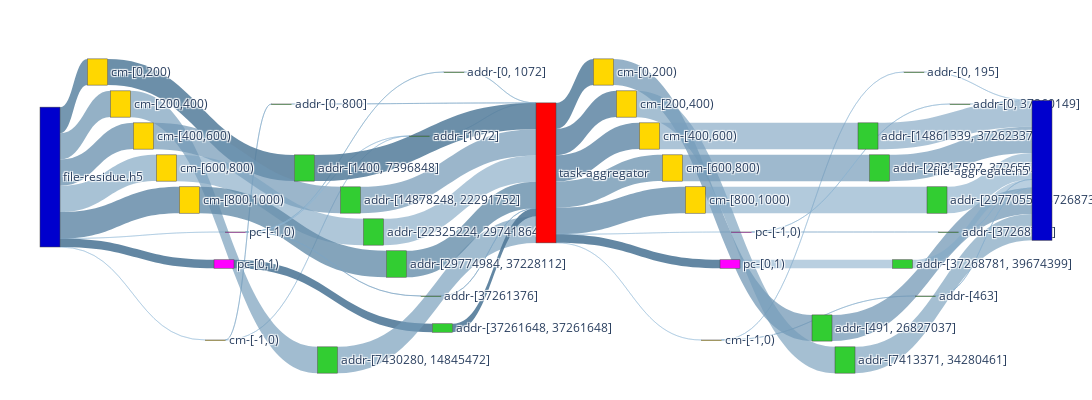

Notebook source saved alongside this figure:
### Code cell
AGG = nx.compose(G_AGG_R, G_AGG_W) 

agg_nodes, agg_nodes_dict = get_nodes_for_sankey(AGG,rm_tags=['agg_r','agg_w'])

agg_links = get_links_for_sankey(AGG, agg_nodes_dict)
fig = go.Figure(go.Sankey(
            node = agg_nodes,
            link = agg_links, orientation='h'))

fig.update_layout(
    autosize=False,
    width=1600,
    height=400,
    margin=dict(
        l=40,
        r=40,
        b=40,
        t=40,
        pad=2
    ),
)
fig.show()
fig.write_html(f"{IMAGE_PATH}/sankey-grouped-agg-vol-vfd.html")

### Figure 1 — Plotly figure (JSON) as saved in the notebook; plotly's stock layout.template omitted (floating-point values rounded to 4 significant figures)
{"data": [{"link": {"color": ["rgba(146.07843137254903, 186.07843137254903, 216.07843137254903, 0.4294117647058824)", "rgba(91.1764705882353, 131.1764705882353, 161.1764705882353, 0.8411764705882353)", "rgba(106.86274509803923, 146.86274509803923, 176.86274509803923, 0.723529411764706)", "rgba(102.94117647058823, 142.94117647058823, 172.94117647058823, 0.7529411764705882)", "rgba(118.62745098039215, 158.62745098039215, 188.62745098039215, 0.6352941176470588)", "rgba(95.09803921568627, 135.09803921568627, 165.09803921568627, 0.8117647058823529)", "rgba(146.07843137254903, 186.07843137254903, 216.07843137254903, 0.4294117647058824)", "rgba(83.33333333333333, 123.33333333333333, 153.33333333333331, 0.9)", "rgba(130.39215686274508, 170.39215686274508, 200.39215686274508, 0.5470588235294118)", "rgba(142.15686274509804, 182.15686274509804, 212.15686274509804, 0.45882352941176474)", "rgba(87.25490196078431, 127.25490196078431, 157.2549019607843, 0.8705882352941177)", "rgba(114.70588235294117, 154.70588235294116, 184.70588235294116, 0.6647058823529413)", "rgba(110.7843137254902, 150.7843137254902, 180.7843137254902, 0.6941176470588235)", "rgba(122.54901960784314, 162.54901960784315, 192.54901960784315, 0.6058823529411765)", "rgba(99.01960784313727, 139.01960784313727, 169.01960784313727, 0.7823529411764706)", "rgba(134.31372549019608, 174.31372549019608, 204.31372549019608, 0.5176470588235295)", "rgba(142.15686274509804, 182.15686274509804, 212.15686274509804, 0.45882352941176474)", "rgba(126.47058823529412, 166.47058823529412, 196.47058823529412, 0.5764705882352942)", "rgba(83.33333333333333, 123.33333333333333, 153.33333333333331, 0.9)", "rgba(130.39215686274508, 170.39215686274508, 200.39215686274508, 0.5470588235294118)", "rgba(138.23529411764707, 178.23529411764707, 208.23529411764707, 0.4882352941176471)", "rgba(87.25490196078431, 127.25490196078431, 157.2549019607843, 0.8705882352941177)", "rgba(114.70588235294117, 154.70588235294116, 184.70588235294116, 0.6647058823529413)", "rgba(110.7843137254902, 150.7843137254902, 180.7843137254902, 0.6941176470588235)", "rgba(122.54901960784314, 162.54901960784315, 192.54901960784315, 0.6058823529411765)", "rgba(99.01960784313727, 139.01960784313727, 169.01960784313727, 0.7823529411764706)", "rgba(134.31372549019608, 174.31372549019608, 204.31372549019608, 0.5176470588235295)", "rgba(83.33333333333333, 123.33333333333333, 153.33333333333331, 0.9)", "rgba(126.47058823529412, 166.47058823529412, 196.47058823529412, 0.5764705882352942)", "rgba(145.83333333333334, 185.83333333333334, 215.83333333333334, 0.43125)", "rgba(87.5, 127.5, 157.5, 0.86875)", "rgba(91.66666666666666, 131.66666666666666, 161.66666666666666, 0.8375)", "rgba(95.83333333333334, 135.83333333333334, 165.83333333333334, 0.80625)", "rgba(104.16666666666666, 144.16666666666666, 174.16666666666666, 0.74375)", "rgba(100.0, 140.0, 170.0, 0.775)", "rgba(145.83333333333334, 185.83333333333334, 215.83333333333334, 0.43125)", "rgba(83.33333333333333, 123.33333333333333, 153.33333333333331, 0.9)", "rgba(141.66666666666666, 181.66666666666666, 211.66666666666666, 0.4625)", "rgba(133.33333333333334, 173.33333333333334, 203.33333333333334, 0.525)", "rgba(108.33333333333334, 148.33333333333334, 178.33333333333334, 0.7125)", "rgba(116.66666666666666, 156.66666666666666, 186.66666666666666, 0.65)", "rgba(120.83333333333333, 160.83333333333334, 190.83333333333334, 0.61875)", "rgba(112.5, 152.5, 182.5, 0.68125)", "rgba(125.0, 165.0, 195.0, 0.5875)", "rgba(137.5, 177.5, 207.5, 0.49375)", "rgba(133.33333333333334, 173.33333333333334, 203.33333333333334, 0.525)", "rgba(129.16666666666666, 169.16666666666666, 199.16666666666666, 0.55625)", "rgba(141.66666666666666, 181.66666666666666, 211.66666666666666, 0.4625)", "rgba(108.33333333333334, 148.33333333333334, 178.33333333333334, 0.7125)", "rgba(116.66666666666666, 156.66666666666666, 186.66666666666666, 0.65)", "rgba(120.83333333333333, 160.83333333333334, 190.83333333333334, 0.61875)", "rgba(112.5, 152.5, 182.5, 0.68125)", "rgba(125.0, 165.0, 195.0, 0.5875)", "rgba(137.5, 177.5, 207.5, 0.49375)", "rgba(133.33333333333334, 173.33333333333334, 203.33333333333334, 0.525)", "rgba(129.16666666666666, 169.16666666666666, 199.16666666666666, 0.55625)", "rgba(133.33333333333334, 173.33333333333334, 203.33333333333334, 0.525)"], "label": ["Access Volume : 0 <br />Access Count : 3 <br />Average Access Size : 0 <br />Operation : read<br />Bandwidth : 0", "Access Volume : 7.42 MB <br />Access Count : 200 <br />Average Access Size : 37.11 KB <br />Operation : read<br />Bandwidth : 11.12 MB/s", "Access Volume : 7.44 MB <br />Access Count : 200 <br />Average Access Size : 37.21 KB <br />Operation : read<br />Bandwidth : 10.68 MB/s", "Access Volume : 7.44 MB <br />Access Count : 200 <br />Average Access Size : 37.2 KB <br />Operation : read<br />Bandwidth : 10.69 MB/s", "Access Volume : 7.44 MB <br />Access Count : 200 <br />Average Access Size : 37.21 KB <br />Operation : read<br />Bandwidth : 10.43 MB/s", "Access Volume : 7.48 MB <br />Access Count : 201 <br />Average Access Size : 37.21 KB <br />Operation : read<br />Bandwidth : 10.78 MB/s", "Access Volume : 0 <br />Access Count : 3 <br />Average Access Size : 0 <br />Operation : read<br />Bandwidth : 0", "Access Volume : 2.4 MB <br />Access Count : 1 <br />Average Access Size : 2.4 MB <br />Operation : read<br />Bandwidth : 1.56 GB/s", "Access Volume : 2.18 KB <br />Access Count : 8 <br />Average Access Size : 273 B <br />Operation : read<br />Bandwidth : 46.58 KB/s", "Access Volume : 328 B <br />Access Count : 1 <br />Average Access Size : 328 B <br />Operation : read<br />Bandwidth : 93.56 B/s", "Access Volume : 7.43 MB <br />Access Count : 399 <br />Average Access Size : 18.62 KB <br />Operation : read<br />Bandwidth : 11.19 MB/s", "Access Volume : 7.45 MB <br />Access Count : 400 <br />Average Access Size : 18.62 KB <br />Operation : read<br />Bandwidth : 10.67 MB/s", "Access Volume : 7.45 MB <br />Access Count : 400 <br />Average Access Size : 18.62 KB <br />Operation : read<br />Bandwidth : 10.68 MB/s", "Access Volume : 7.45 MB <br />Access Count : 400 <br />Average Access Size : 18.62 KB <br />Operation : read<br />Bandwidth : 10.41 MB/s", "Access Volume : 7.49 MB <br />Access Count : 402 <br />Average Access Size : 18.62 KB <br />Operation : read<br />Bandwidth : 10.76 MB/s", "Access Volume : 1.57 KB <br />Access Count : 4 <br />Average Access Size : 392 B <br />Operation : read<br />Bandwidth : 32.85 KB/s", "Access Volume : 328 B <br />Access Count : 1 <br />Average Access Size : 328 B <br />Operation : read<br />Bandwidth : 93.56 B/s", "Access Volume : 512 B <br />Access Count : 1 <br />Average Access Size : 512 B <br />Operation : read<br />Bandwidth : 332.9 KB/s", "Access Volume : 2.4 MB <br />Access Count : 1 <br />Average Access Size : 2.4 MB <br />Operation : read<br />Bandwidth : 1.56 GB/s", "Access Volume : 2.18 KB <br />Access Count : 8 <br />Average Access Size : 273 B <br />Operation : read<br />Bandwidth : 46.58 KB/s", "Access Volume : 656 B <br />Access Count : 2 <br />Average Access Size : 328 B <br />Operation : read<br />Bandwidth : 187.13 B/s", "Access Volume : 7.43 MB <br />Access Count : 399 <br />Average Access Size : 18.62 KB <br />Operation : read<br />Bandwidth : 11.19 MB/s", "Access Volume : 7.45 MB <br />Access Count : 400 <br />Average Access Size : 18.62 KB <br />Operation : read<br />Bandwidth : 10.67 MB/s", "Access Volume : 7.45 MB <br />Access Count : 400 <br />Average Access Size : 18.62 KB <br />Operation : read<br />Bandwidth : 10.68 MB/s", "Access Volume : 7.45 MB <br />Access Count : 400 <br />Average Access Size : 18.62 KB <br />Operation : read<br />Bandwidth : 10.41 MB/s", "Access Volume : 7.49 MB <br />Access Count : 402 <br />Average Access Size : 18.62 KB <br />Operation : read<br />Bandwidth : 10.76 MB/s", "Access Volume : 1.57 KB <br />Access Count : 4 <br />Average Access Size : 392 B <br />Operation : read<br />Bandwidth : 32.85 KB/s", "Access Volume : 2.4 MB <br />Access Count : 1 <br />Average Access Size : 2.4 MB <br />Operation : read<br />Bandwidth : 1.56 GB/s", "Access Volume : 512 B <br />Access Count : 1 <br />Average Access Size : 512 B <br />Operation : read<br />Bandwidth : 332.9 KB/s", "Access Volume : 0 <br />Access Count : 3 <br />Average Access Size : 0 <br />Operation : write<br />Bandwidth : 0", "Access Volume : 7.42 MB <br />Access Count : 200 <br />Average Access Size : 37.11 KB <br />Operation : write<br />Bandwidth : 5.64 MB/s", "Access Volume : 7.44 MB <br />Access Count : 200 <br />Average Access Size : 37.21 KB <br />Operation : write<br />Bandwidth : 4.46 MB/s", "Access Volume : 7.44 MB <br />Access Count : 200 <br />Average Access Size : 37.2 KB <br />Operation : write<br />Bandwidth : 4.06 MB/s", "Access Volume : 7.44 MB <br />Access Count : 200 <br />Average Access Size : 37.21 KB <br />Operation : write<br />Bandwidth : 2.37 MB/s", "Access Volume : 7.48 MB <br />Access Count : 201 <br />Average Access Size : 37.21 KB <br />Operation : write<br />Bandwidth : 2.68 MB/s", "Access Volume : 0 <br />Access Count : 3 <br />Average Access Size : 0 <br />Operation : write<br />Bandwidth : 0", "Access Volume : 2.4 MB <br />Access Count : 1 <br />Average Access Size : 2.4 MB <br />Operation : write<br />Bandwidth : 1.56 GB/s", "Access Volume : 562 B <br />Access Count : 4 <br />Average Access Size : 140.5 B <br />Operation : write<br />Bandwidth : 25.2 B/s", "Access Volume : 28 B <br />Access Count : 1 <br />Average Access Size : 28 B <br />Operation : write<br />Bandwidth : 18.21 KB/s", "Access Volume : 7.42 MB <br />Access Count : 398 <br />Average Access Size : 18.63 KB <br />Operation : write<br />Bandwidth : 1.14 MB/s", "Access Volume : 7.45 MB <br />Access Count : 400 <br />Average Access Size : 18.63 KB <br />Operation : write<br />Bandwidth : 912.66 KB/s", "Access Volume : 7.45 MB <br />Access Count : 400 <br />Average Access Size : 18.63 KB <br />Operation : write<br />Bandwidth : 856.42 KB/s", "Access Volume : 7.45 MB <br />Access Count : 400 <br />Average Access Size : 18.63 KB <br />Operation : write<br />Bandwidth : 928.42 KB/s", "Access Volume : 7.49 MB <br />Access Count : 401 <br />Average Access Size : 18.68 KB <br />Operation : write<br />Bandwidth : 530 KB/s", "Access Volume : 876 B <br />Access Count : 5 <br />Average Access Size : 175.2 B <br />Operation : write<br />Bandwidth : 74.18 B/s", "Access Volume : 28 B <br />Access Count : 1 <br />Average Access Size : 28 B <br />Operation : write<br />Bandwidth : 18.21 KB/s", "Access Volume : 2.4 MB <br />Access Count : 1000 <br />Average Access Size : 2.4 KB <br />Operation : write<br />Bandwidth : 328.73 KB/s", "Access Volume : 562 B <br />Access Count : 4 <br />Average Access Size : 140.5 B <br />Operation : write<br />Bandwidth : 25.2 B/s", "Access Volume : 7.42 MB <br />Access Count : 398 <br />Average Access Size : 18.63 KB <br />Operation : write<br />Bandwidth : 1.14 MB/s", "Access Volume : 7.45 MB <br />Access Count : 400 <br />Average Access Size : 18.63 KB <br />Operation : write<br />Bandwidth : 912.66 KB/s", "Access Volume : 7.45 MB <br />Access Count : 400 <br />Average Access Size : 18.63 KB <br />Operation : write<br />Bandwidth : 856.42 KB/s", "Access Volume : 7.45 MB <br />Access Count : 400 <br />Average Access Size : 18.63 KB <br />Operation : write<br />Bandwidth : 928.42 KB/s", "Access Volume : 7.49 MB <br />Access Count : 401 <br />Average Access Size : 18.68 KB <br />Operation : write<br />Bandwidth : 530 KB/s", "Access Volume : 876 B <br />Access Count : 5 <br />Average Access Size : 175.2 B <br />Operation : write<br />Bandwidth : 74.18 B/s", "Access Volume : 28 B <br />Access Count : 1 <br />Average Access Size : 28 B <br />Operation : write<br />Bandwidth : 18.21 KB/s", "Access Volume : 2.4 MB <br />Access Count : 1000 <br />Average Access Size : 2.4 KB <br />Operation : write<br />Bandwidth : 328.73 KB/s", "Access Volume : 28 B <br />Access Count : 1 <br />Average Access Size : 28 B <br />Operation : write<br />Bandwidth : 18.21 KB/s"], "source": [0, 0, 0, 0, 0, 0, 0, 0, 1, 1, 2, 3, 4, 5, 6, 7, 7, 7, 8, 9, 10, 11, 12, 13, 14, 15, 16, 17, 18, 19, 19, 19, 19, 19, 19, 19, 19, 20, 20, 21, 22, 23, 24, 25, 26, 26, 27, 28, 29, 30, 31, 32, 33, 34, 35, 36, 37], "target": [1, 2, 3, 4, 5, 6, 7, 8, 9, 10, 11, 12, 13, 14, 15, 16, 10, 18, 17, 19, 19, 19, 19, 19, 19, 19, 19, 19, 19, 20, 21, 22, 23, 24, 25, 26, 27, 28, 35, 29, 30, 31, 32, 33, 34, 37, 36, 38, 38, 38, 38, 38, 38, 38, 38, 38, 38], "value": [1, 7422108, 7441148, 7440164, 7442936, 7479508, 1, 2400000, 2184, 328, 7428880, 7447968, 7446976, 7449760, 7486392, 1568, 328, 512, 2400000, 2184, 656, 7428880, 7447968, 7446976, 7449760, 7486392, 1568, 2400000, 512, 1, 7422108, 7441148, 7440164, 7442936, 7479508, 1, 2400000, 562, 28, 7416064, 7451168, 7450176, 7452960, 7489592, 876, 28, 2400000, 562, 7416064, 7451168, 7450176, 7452960, 7489592, 876, 28, 2400000, 28]}, "node": {"color": ["MediumBlue", "Gold", "Gold", "Gold", "Gold", "Gold", "Gold", "Magenta", "Magenta", "LimeGreen", "LimeGreen", "LimeGreen", "LimeGreen", "LimeGreen", "LimeGreen", "LimeGreen", "LimeGreen", "LimeGreen", "LimeGreen", "Red", "Gold", "Gold", "Gold", "Gold", "Gold", "Gold", "Magenta", "Magenta", "LimeGreen", "LimeGreen", "LimeGreen", "LimeGreen", "LimeGreen", "LimeGreen", "LimeGreen", "LimeGreen", "LimeGreen", "LimeGreen", "MediumBlue"], "label": ["file-residue.h5", "cm-[-1,0)", "cm-[0,200)", "cm-[200,400)", "cm-[400,600)", "cm-[600,800)", "cm-[800,1000)", "pc-[-1,0)", "pc-[0,1)", "addr-[0, 800]", "addr-[1072]", "addr-[1400, 7396848]", "addr-[7430280, 14845472]", "addr-[14878248, 22291752]", "addr-[22325224, 29741864]", "addr-[29774984, 37228112]", "addr-[0, 1072]", "addr-[37261648, 37261648]", "addr-[37261376]", "task-aggregator", "cm-[-1,0)", "cm-[0,200)", "cm-[200,400)", "cm-[400,600)", "cm-[600,800)", "cm-[800,1000)", "pc-[-1,0)", "pc-[0,1)", "addr-[0, 195]", "addr-[491, 26827037]", "addr-[7413371, 34280461]", "addr-[14861339, 37262337]", "addr-[22317597, 37265537]", "addr-[29770557, 37268737]", "addr-[0, 37260149]", "addr-[463]", "addr-[37268781, 39674399]", "addr-[37268753]", "file-aggregate.h5"], "x": [0, 0.1591, 0.05682, 0.07955, 0.1023, 0.125, 0.1477, 0.1932, 0.1818, 0.2386, 0.375, 0.2614, 0.2841, 0.3068, 0.3295, 0.3523, 0.4091, 0.3977, 0.3864, 0.5, 0.6705, 0.5568, 0.5795, 0.6023, 0.625, 0.6477, 0.6932, 0.6818, 0.8636, 0.7727, 0.7955, 0.8182, 0.8295, 0.8864, 0.9091, 0.875, 0.8523, 0.8977, 1], "y": [0, 0, 0.1, 0.2, 0.3, 0.4, 0.5, 0.6, 0.7, 0.2, 0.3, 0.4, 1, 0.5, 0.6, 0.7, 0.1, 0.9, 0.8, 0, 0, 0.1, 0.2, 0.3, 0.4, 0.5, 0.6, 0.7, 0.1, 0.9, 1, 0.3, 0.4, 0.5, 0.2, 0.8, 0.7, 0.6, 0]}, "orientation": "h", "type": "sankey"}], "layout": {"autosize": false, "height": 400, "margin": {"b": 40, "l": 40, "pad": 2, "r": 40, "t": 40}, "width": 1600}}
